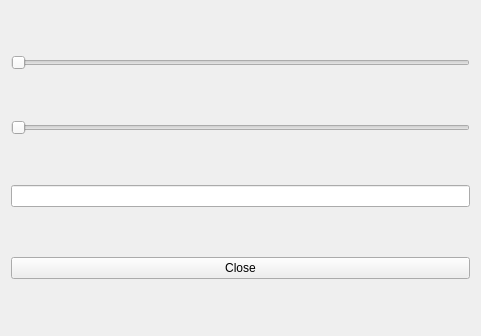
<?xml version="1.0" encoding="UTF-8"?>
<ui version="4.0">
 <class>Form</class>
 <widget class="QWidget" name="Form">
  <property name="geometry">
   <rect>
    <x>0</x>
    <y>0</y>
    <width>481</width>
    <height>336</height>
   </rect>
  </property>
  <property name="windowTitle">
   <string>Form</string>
  </property>
  <layout class="QVBoxLayout" name="verticalLayout">
   <item>
    <widget class="QSlider" name="xSlider">
     <property name="orientation">
      <enum>Qt::Horizontal</enum>
     </property>
    </widget>
   </item>
   <item>
    <widget class="QSlider" name="ySlider">
     <property name="orientation">
      <enum>Qt::Horizontal</enum>
     </property>
    </widget>
   </item>
   <item>
    <widget class="QLineEdit" name="xyText"/>
   </item>
   <item>
    <widget class="QPushButton" name="closeButton">
     <property name="text">
      <string>Close</string>
     </property>
    </widget>
   </item>
  </layout>
 </widget>
 <resources/>
 <connections>
  <connection>
   <sender>closeButton</sender>
   <signal>clicked(bool)</signal>
   <receiver>Form</receiver>
   <slot>close()</slot>
   <hints>
    <hint type="sourcelabel">
     <x>66</x>
     <y>57</y>
    </hint>
    <hint type="destinationlabel">
     <x>60</x>
     <y>8</y>
    </hint>
   </hints>
  </connection>
 </connections>
</ui>
